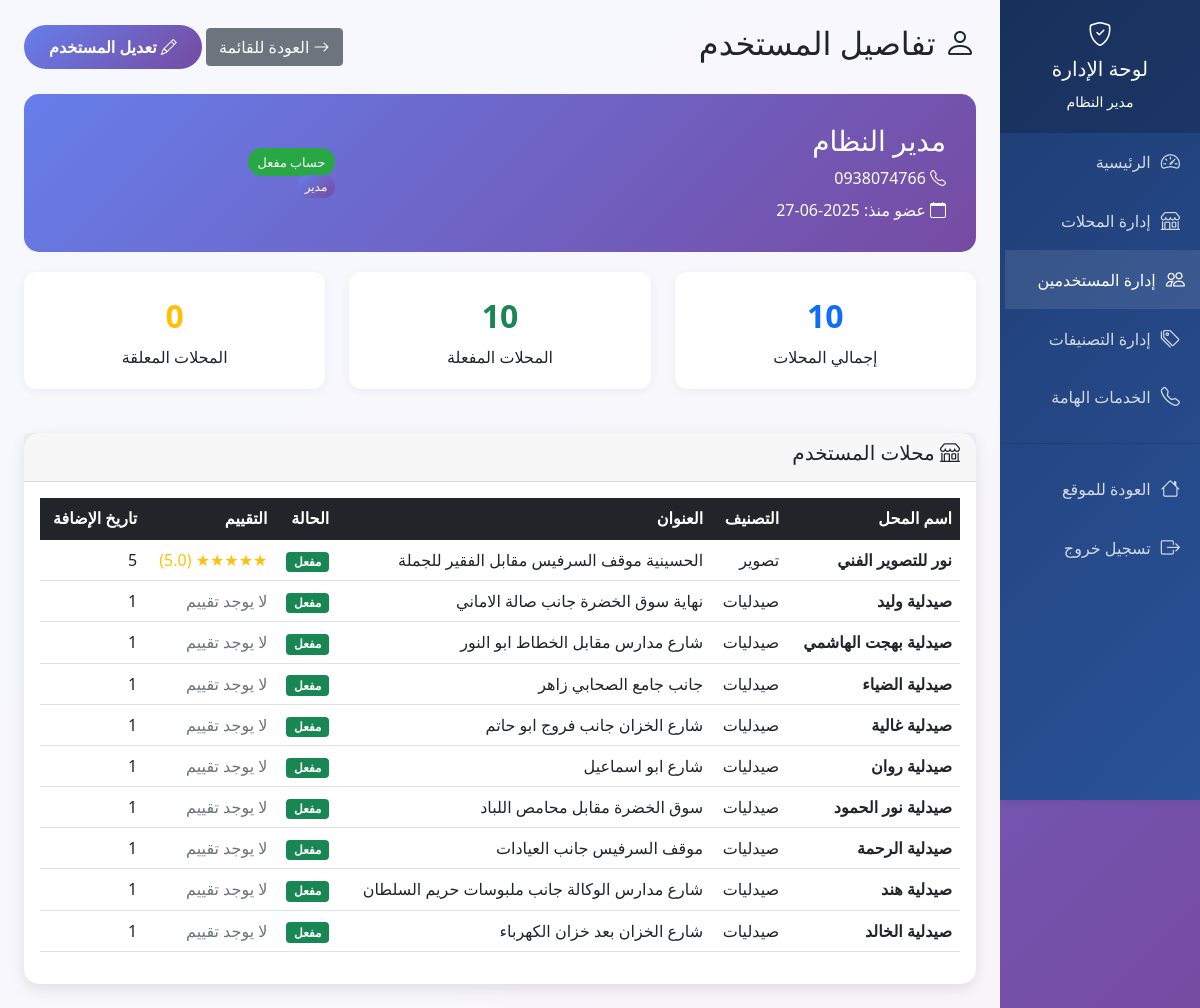
The app's page /admin/user-details/1 (signed in), older data.
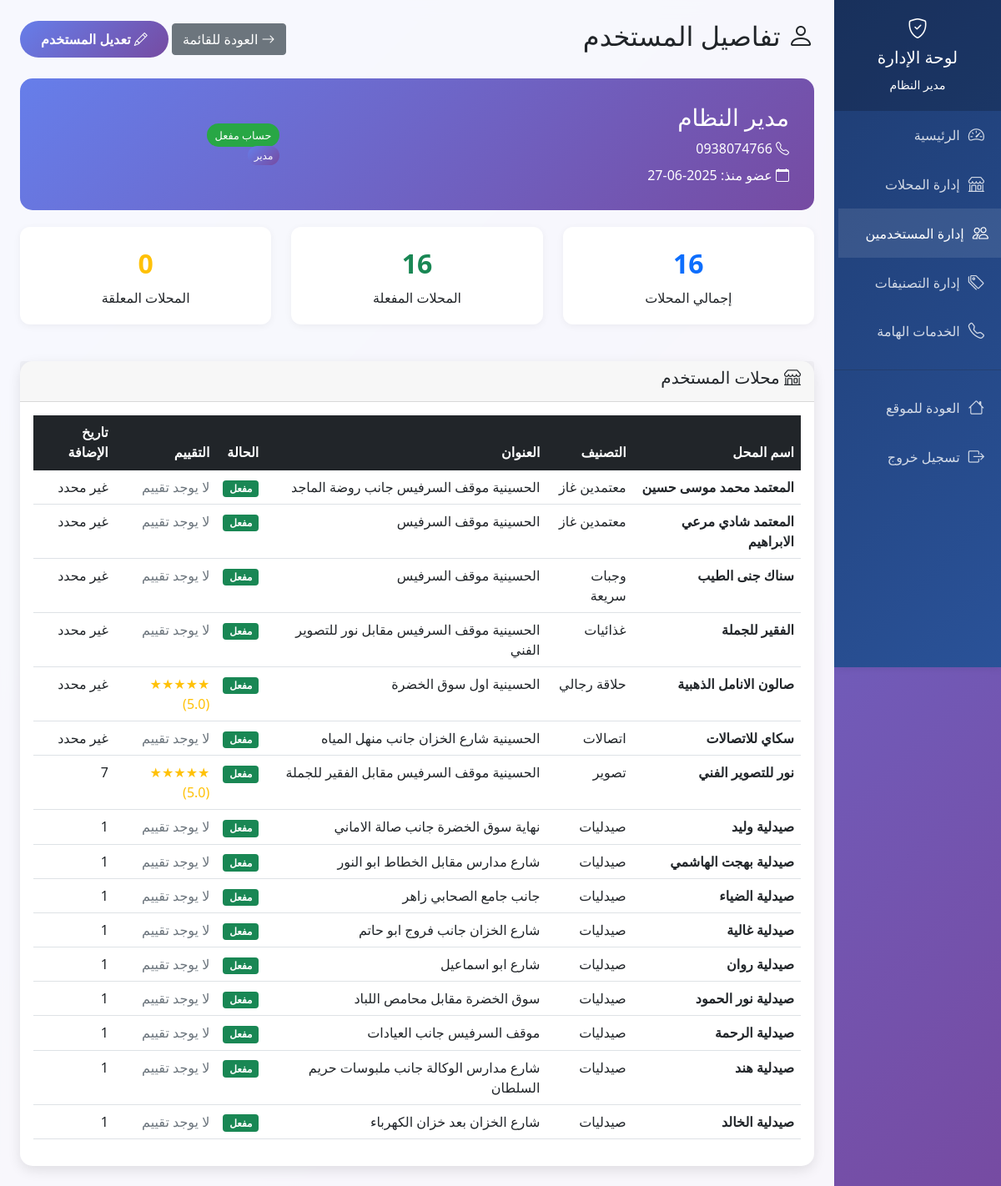
The same page, newer data.
### tables this page shows
CREATE TABLE stores (
            id INTEGER PRIMARY KEY AUTOINCREMENT,
            name TEXT NOT NULL,
            category_id INTEGER,
            address TEXT NOT NULL,
            phone TEXT,
            description TEXT,
            image_url TEXT,
            user_id INTEGER,
            is_approved BOOLEAN DEFAULT 0,
            visits_count INTEGER DEFAULT 0,
            rating_avg REAL DEFAULT 0,
            created_at TIMESTAMP DEFAULT CURRENT_TIMESTAMP, search_count INTEGER DEFAULT 0,
            FOREIGN KEY (category_id) REFERENCES categories (id),
            FOREIGN KEY (user_id) REFERENCES users (id)
        );

CREATE TABLE categories (
            id INTEGER PRIMARY KEY AUTOINCREMENT,
            name TEXT NOT NULL,
            description TEXT
        );

### app.py (the view)
@app.route('/admin/user-details/<int:user_id>')
def admin_user_details(user_id):
    if 'user_id' not in session or not session.get('is_admin'):
        flash('ليس لديك صلاحية للوصول لهذه الصفحة', 'error')
        return redirect(url_for('index'))
    conn = sqlite3.connect('hussainiya_stores.db')
    cursor = conn.cursor()
    cursor.execute('SELECT * FROM users WHERE id = ?', (user_id,))
    user = cursor.fetchone()
    if not user:
        flash('المستخدم غير موجود', 'error')
        conn.close()
        return redirect(url_for('admin_users'))
    cursor.execute('''
        SELECT s.*, c.name as category_name
        FROM stores s
        LEFT JOIN categories c ON s.category_id = c.id
        WHERE s.user_id = ?
        ORDER BY s.created_at DESC
    ''', (user_id,))
    user_stores = cursor.fetchall()
    cursor.execute('SELECT COUNT(*) FROM stores WHERE user_id = ? AND is_approved = 1', (user_id,))
    approved_stores_count = cursor.fetchone()[0]
    cursor.execute('SELECT COUNT(*) FROM stores WHERE user_id = ? AND is_approved = 0', (user_id,))
    pending_stores_count = cursor.fetchone()[0]
    conn.close()
    return render_template('admin_user_details.html',
                         user=user,
                         user_stores=user_stores,
                         approved_stores_count=approved_stores_count,
                         pending_stores_count=pending_stores_count)

### app.py (called while the page is built, shortened)
@app.before_request
def check_maintenance_mode():
    if request.endpoint and (request.endpoint.startswith('admin_') or
                           request.endpoint == 'login' or
                           request.endpoint == 'logout' or
                           request.endpoint == 'save_settings'):
        return

### templates/admin_user_details.html (shortened to what the changed rows need)
<!DOCTYPE html>
<html lang="ar" dir="rtl">
<head>
    <link href="https://cdn.jsdelivr.net/npm/bootstrap@5.1.3/dist/css/bootstrap.min.css" rel="stylesheet">
    <link href="https://cdn.jsdelivr.net/npm/bootstrap-icons@1.7.2/font/bootstrap-icons.css" rel="stylesheet">
</head>
<body>
    <div class="row g-0">
        <div class="col-md-10">
            <div class="admin-content p-4">
                <div class="d-flex justify-content-between align-items-center mb-4">
                    <h2><i class="bi bi-person"></i> تفاصيل المستخدم</h2>
                </div>
                <div class="row mb-4">
                    <div class="col-md-4">
                        <div class="stat-card">
                            <div class="stat-number text-primary">{{ user_stores|length }}</div>
                            <div>إجمالي المحلات</div>
                        </div>
                    </div>
                    <div class="col-md-4">
                        <div class="stat-card">
                            <div class="stat-number text-success">{{ approved_stores_count }}</div>
                            <div>المحلات المفعلة</div>
                        </div>
                    </div>
                </div>
                <div class="card">
                    <div class="card-body">
                        {% if user_stores %}
                        <div class="table-responsive">
                            <table class="table table-hover">
                                <thead class="table-dark">
                                    <tr>
                                        <th>اسم المحل</th>
                                        <th>التصنيف</th>
                                        <th>العنوان</th>
                                        <th>الحالة</th>
                                        <th>التقييم</th>
                                        <th>تاريخ الإضافة</th>
                                    </tr>
                                </thead>
                                <tbody>
                                    {% for store in user_stores %}
                                    <tr>
                                        <td><strong>{{ store[1] }}</strong></td>
                                        <td>{{ store[13] or 'غير محدد' }}</td>
                                        <td>{{ store[3] }}</td>
                                        <td>
                                            {% if store[8] %}
                                                <span class="badge bg-success">مفعل</span>
                                            {% else %}
                                                <span class="badge bg-warning">معلق</span>
                                            {% endif %}
                                        </td>
                                        <td>
                                            {% if store[10] %}
                                                <span class="text-warning">
                                                    {% for i in range(store[10]|int) %}★{% endfor %}
                                                    ({{ "%.1f"|format(store[10]) }})
                                                </span>
                                            {% else %}
                                                <span class="text-muted">لا يوجد تقييم</span>
                                            {% endif %}
                                        </td>
                                        <td>
                                            {% if store[12] %}
                                                {% if store[12]|string|length > 10 %}
                                                    {{ store[12]|string|slice(10) }}
                                                {% else %}
                                                    {{ store[12] }}
                                                {% endif %}
                                            {% else %}
                                                غير محدد
                                            {% endif %}
                                        </td>
                                    </tr>
                                    {% endfor %}
                                </tbody>
                            </table>
                        </div>
                        {% else %}
                        <div class="text-center py-4">
                            <i class="bi bi-shop" style="font-size: 3rem; color: #ccc;"></i>
                            <h5 class="mt-3 text-muted">لم يضف هذا المستخدم أي محلات بعد</h5>
                        </div>
                        {% endif %}
                    </div>
                </div>
            </div>
        </div>
    </div>
</body>
</html>

Row changes from the older to the newer data that the page shows:
added stores: name "المعتمد محمد موسى حسين", name "معتمدين غاز", address "الحسينية موقف السرفيس جانب روضة الماجد", is_approved "مفعل", rating_avg "لا يوجد تقييم", search_count "غير محدد"
added stores: name "المعتمد شادي مرعي الابراهيم", name "معتمدين غاز", address "الحسينية موقف السرفيس", is_approved "مفعل", rating_avg "لا يوجد تقييم", search_count "غير محدد"
added stores: name "سناك جنى الطيب", name "وجبات سريعة", address "الحسينية موقف السرفيس", is_approved "مفعل", rating_avg "لا يوجد تقييم", search_count "غير محدد"
added stores: name "الفقير للجملة", name "غذائيات", address "الحسينية موقف السرفيس مقابل نور للتصوير الفني", is_approved "مفعل", rating_avg "لا يوجد تقييم", search_count "غير محدد"
added stores: name "صالون الانامل الذهبية", name "حلاقة رجالي", address "الحسينية اول سوق الخضرة", is_approved "مفعل", rating_avg "5.0", search_count "غير محدد"
added stores: name "سكاي للاتصالات", name "اتصالات", address "الحسينية شارع الخزان جانب منهل المياه", is_approved "مفعل", rating_avg "لا يوجد تقييم", search_count "غير محدد"
changed stores "نور للتصوير الفني": search_count "5" → "7"
Text that changed along with them:
{{ user_stores|length }}: "10" → "16"
{{ approved_stores_count }}: "10" → "16"
